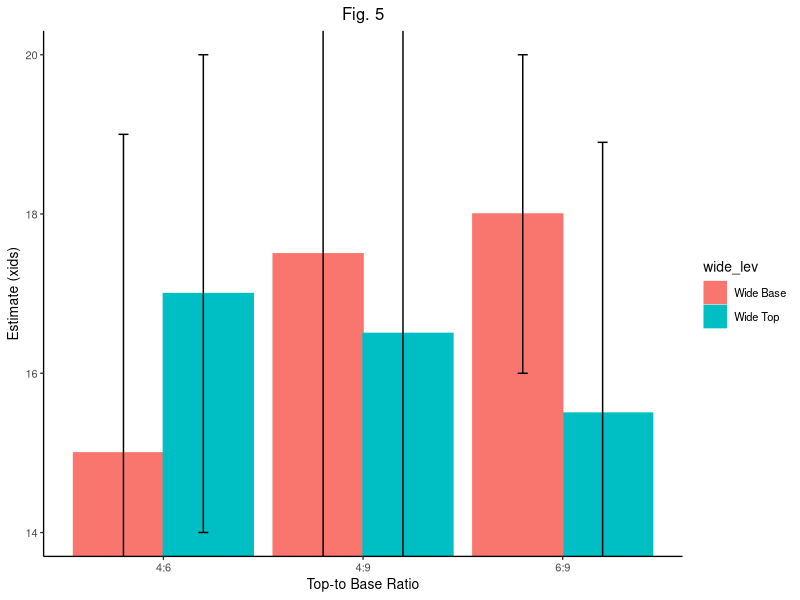
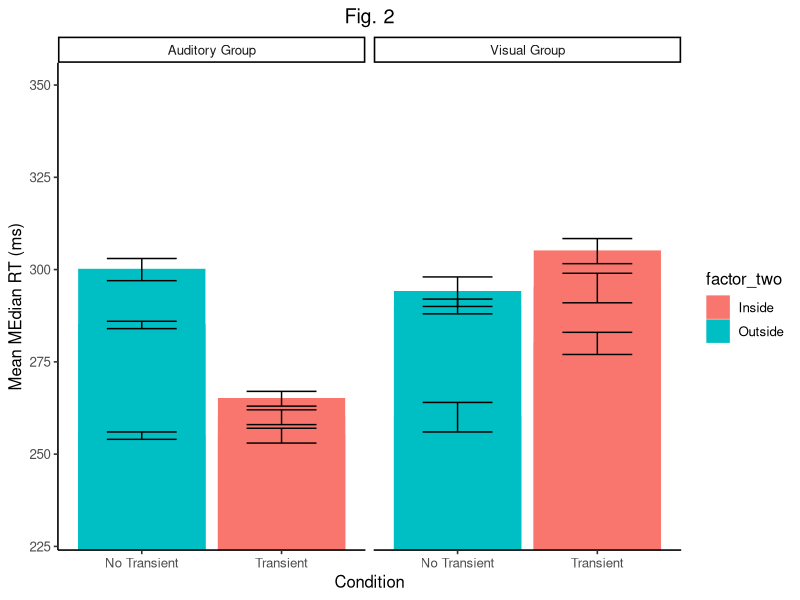
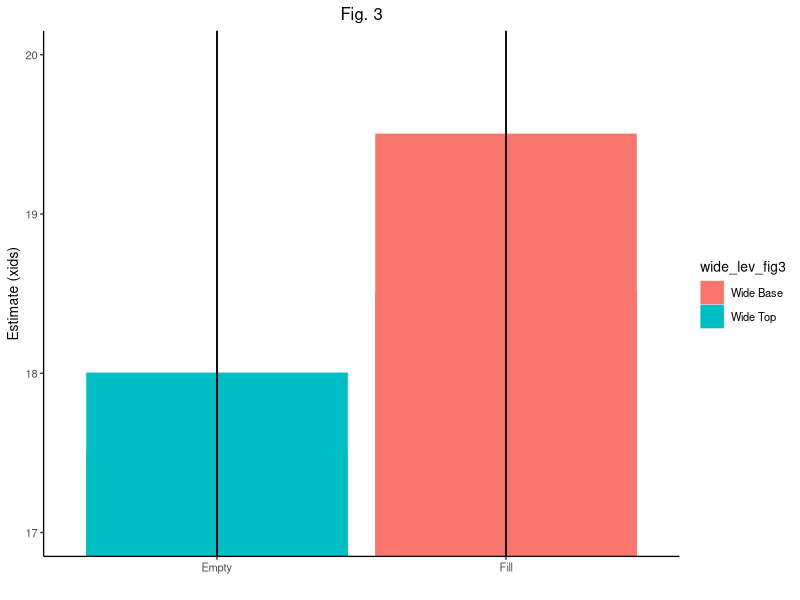

These figures' R source, in order:
## ---- chunk 1
knitr::opts_chunk$set(echo = TRUE)
## ---- chunk 2

library(ggplot2)

# Figure 5;

base_ratio <- rep(as.factor(c("4:6","6:9","4:9")),2)
wide_lev <- rep(as.factor(c("Wide Base","Wide Top")),3)
xids <- c(15,15.5,17.5,17,18,16.5)
dv_SEs   <- c(4,3.4,4,3,2,4)
plot_df <- data.frame(base_ratio,
                      wide_lev,
                      xids,
                      dv_SEs)

ggplot(plot_df, aes(x=base_ratio,y=xids,
                    group=wide_lev,
                    color=wide_lev,
                    fill=wide_lev))+
  geom_bar(stat="identity", position="dodge")+
  geom_errorbar(aes(ymin=xids-dv_SEs,
                    ymax=xids+dv_SEs),
                position=position_dodge(width=.8),
                width=.1,
                color="black")+
  coord_cartesian(ylim=c(14,20))+
  xlab("Top-to Base Ratio")+
  ylab("Estimate (xids)")+
  ggtitle("Fig. 5")+
  theme_classic(base_size=10)+
  theme(plot.title = element_text(hjust = 0.5))

## ---- chunk 3

# Figure 2;

factor_one <- rep(rep(as.factor(c("No Transient","Transient"))),2)
factor_two <- rep(rep(as.factor(c("Outside","Inside"))),2)
factor_three <- rep(as.factor(c("Visual Group","Auditory Group")), each = 6)
dv_means <- c(260,305,294,280,290,295,
              255,265,285,255,300,260)
dv_SEse   <- c(4,3.4,4,3,2,4,
              1,2,1,2,3,2)
plot_df_2 <- data.frame(factor_one,
                      factor_two,
                      factor_three,
                      dv_means,
                      dv_SEse)


ggplot(plot_df_2, aes(x=factor_one,y=dv_means,
                    group=factor_two,
                    color=factor_two,
                    fill=factor_two))+
  facet_wrap(~factor_three) +
  geom_bar(stat="identity", position="dodge")+
  geom_errorbar(aes(ymin=dv_means-dv_SEse,
                    ymax=dv_means+dv_SEse),
                    position=position_dodge(width=.8),
                    width=.5,
                    color="black")+
  coord_cartesian(ylim=c(230,350))+
  xlab("Condition")+
  ylab("Mean MEdian RT (ms)")+
  ggtitle("Fig. 2")+
  theme_classic(base_size=12)+
  theme(plot.title = element_text(hjust = 0.5))

## ---- chunk 4

# Fİgure 3;

condition_fig3 <- rep(as.factor(c("Fill","Empty")),2)
wide_lev_fig3 <- rep(as.factor(c("Wide Base","Wide Top")),2)
xids_fig3 <- c(19.5,17.5,18.5,18)
dv_SEs_fig3   <- c(4,3.4,4,3)
plot_df_3 <- data.frame(condition_fig3,
                      wide_lev_fig3,
                      xids_fig3,
                      dv_SEs_fig3)

ggplot(plot_df_3, aes(x=condition_fig3,y=xids_fig3,
                    group=wide_lev_fig3,
                    color=wide_lev_fig3,
                    fill=wide_lev_fig3))+
  geom_bar(stat="identity", position="dodge")+
  geom_errorbar(aes(ymin=xids_fig3-dv_SEs_fig3,
                    ymax=xids_fig3+dv_SEs_fig3),
                position=position_dodge(width=.8),
                width=.1,
                color="black")+
  coord_cartesian(ylim=c(17,20))+
  xlab("")+
  ylab("Estimate (xids)")+
  ggtitle("Fig. 3")+
  theme_classic(base_size=10)+
  theme(plot.title = element_text(hjust = 0.5))


